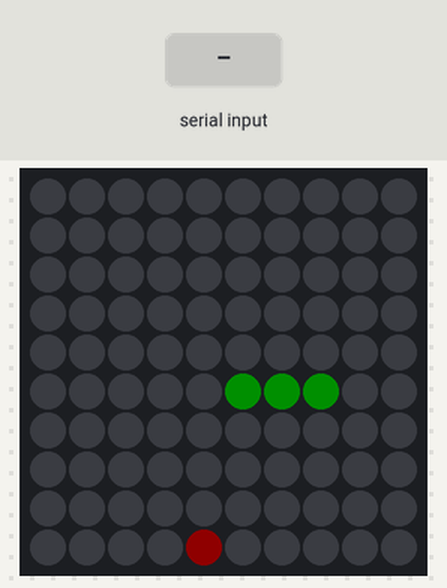
Bench run of a sketch on a simulated Arduino Uno, built with avr-gcc and run on an emulated ATmega328P. On the bench: 10×10 RGB LED matrix (first LED top left, wired row by row). Inputs (shaded band) come from the test bench. Dim RGB values are drawn brighter than linear; random numbers use the default seed unless the sketch sets one.

Above: at 0.8 s.
0.9 s: "e" received over Serial
At 5.05 s:
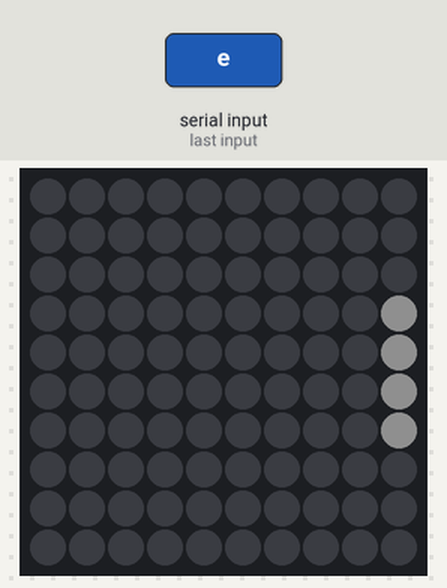
At 11.6 s:
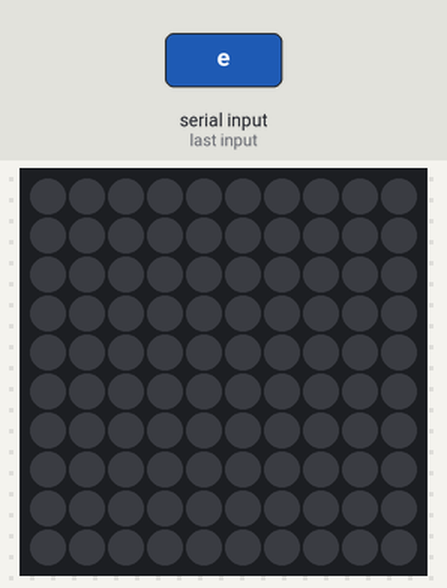
Timing chart, 0 to 12.9 s (numbered marks = the images above; inputs shaded):
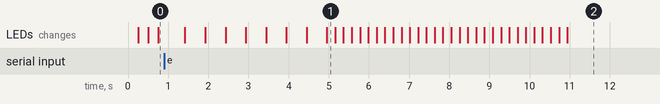

The sketch:

0_codigoPrincipal.ino
```cpp
/* Librería */
#include <Adafruit_NeoPixel.h>

/* Vabiables y constantes del tablero */
#define FIELD_WIDTH   10
#define FIELD_HEIGHT  10
const int NUMPIXELS = FIELD_WIDTH * FIELD_HEIGHT;
const int PIN = 6;
int tx = 1;
int rx = 0;
String inputString = "";

Adafruit_NeoPixel pixels = Adafruit_NeoPixel(NUMPIXELS, PIN, NEO_GRB + NEO_KHZ800);

/* Controles del juego */
#define  DIR_UP    1
#define  DIR_DOWN  2
#define  DIR_LEFT  3
#define  DIR_RIGHT 4

/* Botones del bluetooth */
#define  BTN_NONE  0
#define  BTN_UP    1
#define  BTN_DOWN  2
#define  BTN_LEFT  3
#define  BTN_RIGHT 4
#define  BTN_EXIT  5
#define  BTN_START 6

/* Leer direcciones */
uint8_t curControl = BTN_NONE;

void readInput() {
  if (Serial.available()) {
    while (Serial.available()) {
      char inChar = Serial.read();
      inputString += inChar;
    }
    if (inputString == "u") {
      curControl = BTN_UP;
    }
    else if (inputString == "d") {
      curControl = BTN_DOWN;
    }
    else if (inputString == "l") {
      curControl = BTN_LEFT;
    }
    else if (inputString == "r") {
      curControl = BTN_RIGHT;
    }
    else if (inputString == "e") {
      curControl = BTN_EXIT;
    }
    else if (inputString == "s") {
      curControl = BTN_START;
    }
    inputString = "";
  }
}


/* Pintado de pixeles */
int pos = 0;//Posicion real en numeros de pixeles

void setTablePixel(int x, int y, int r, int g, int b) {
  if (y % 2 == 0) {
    pos = y * FIELD_WIDTH + x;
  } else {
    pos = y * FIELD_WIDTH + ((FIELD_WIDTH - 1) - x);
  }
  pixels.setPixelColor(pos, pixels.Color(r, g, b));
}

void clearTablePixels() {
  for (int i = 0; i < NUMPIXELS; i++) {
    pixels.setPixelColor(i, pixels.Color(0, 0, 0));
  }
}

/* Funciones iniciales */
void setup() {
  Serial.begin(9600);
  randomSeed(analogRead(0));
  pinMode(tx, OUTPUT);
  pinMode(rx, INPUT);
  pixels.begin();
  pixels.show();
  runSnake();
}

void loop() {}
```

1_snakeGame.ino
```cpp
/* Vabiables y constantes iniciales del juego */
int curLength;//Longitud de la serpiente
int xs[100];//Matriz que contiene todos los segmentos de la serpiente, su máxima longitud es el tamaño de la matriz
int ys[100];//xs es su posición en x, ys es su posición en y
int dir;//Dirección actual de la serpiente
int ax = 0;//Posición en x de la manzana
int ay = 0;//Posición en y de la manzana

boolean snakeGameOver;

/* Detección de colisiones */
boolean collide(int x1, int x2, int y1, int y2) {
  if ((x1 == x2) && (y1 == y2)) {
    return true;
  }
  else {
    return false;
  }
}

/* Morir */
void die() {
  snakeGameOver = true;
}

/* Direcciones */
void setDirection() {
  switch (curControl) {
    case BTN_LEFT:
      if (dir == DIR_RIGHT) {
        break;
      } else {
        dir = DIR_LEFT;
        break;
      }
    case BTN_RIGHT:
      if (dir == DIR_LEFT) {
        break;
      } else {
        dir = DIR_RIGHT;
        break;
      }
    case BTN_DOWN:
      if (dir == DIR_UP) {
        break;
      } else {
        dir = DIR_DOWN;
        break;
      }
    case BTN_UP:
      if (dir == DIR_DOWN) {
        break;
      } else {
        dir = DIR_UP;
        break;
      }
  }
}


void snakeInit() {
  //Posición, dirección y variables iniciales de la serpiente
  curLength = 3;
  xs[0] = 3; xs[1] = 2; xs[2] = 1;
  ys[0] = FIELD_HEIGHT / 2; ys[1] = FIELD_HEIGHT / 2; ys[2] = FIELD_HEIGHT / 2;
  dir = DIR_RIGHT;
  //Crear manzana en una posición aleatoria
  ax = random(FIELD_WIDTH);
  ay = random(FIELD_HEIGHT);

  snakeGameOver = false;
}

void runSnake() {
  snakeInit();
  unsigned long prevUpdateTime = 0;
  boolean snakeRunning = true;
  while (snakeRunning) {
    //Revisar colisión de la serpiente consigo misma
    int i = curLength - 1;
    while (i >= 4) {
      if (collide(xs[0], xs[i], ys[0], ys[i])) {
        die();
      }
      i = i - 1;
    }

    if (snakeGameOver) {
      clearTablePixels();
      pixels.show();
      snakeRunning = false;
      snakeGameOverAnim(snakeRunning);
      break;
    }

    //Revisar colisión de la serpiente con la manzana
    if (collide(xs[0], ax, ys[0], ay)) {
      //Incrementar longitud de la serpiente
      curLength = curLength + 1;
      //Nuevo segmento de la serpiente con posición temporal
      xs[curLength - 1] = 255;
      ys[curLength - 1] = 255;

      //Crear otra manzana en una posición aleatoria
      ax = random(FIELD_WIDTH);
      ay = random(FIELD_HEIGHT);

      //Asegurarse de que la manzana no se genere dentro del cuerpo de la serpiente
      int i = curLength - 1;
      for (int i = 0; i < curLength; i++) {
        if (collide(ax, xs[i], ay, ys[i])) {
          ax = random(FIELD_WIDTH);
          ay = random(FIELD_HEIGHT);
          i = 0;
        }
      }
    }

    //Desfasar los segmentos del cuerpo de la serpiente
    i = curLength - 1;
    while (i >= 1) {
      xs[i] = xs[i - 1];
      ys[i] = ys[i - 1];
      i = i - 1;
    }

    //Determinar nueva direción de la cabeza de la serpiente
    if (dir == DIR_RIGHT) {          //Derecha
      xs[0] = xs[0] + 1;
    }
    else if (dir == DIR_LEFT) {      //Izquierda
      xs[0] = xs[0] - 1;
    }
    else if (dir == DIR_UP) {        //Arriba
      ys[0] = ys[0] - 1;
    }
    else {                           //Abajo
      ys[0] = ys[0] + 1;
    }

    //Revisar si la serpiente sale de los bordes del tablero
    if ((xs[0] < 0) || (xs[0] >= FIELD_WIDTH) || (ys[0] < 0) || (ys[0] >= FIELD_HEIGHT)) {
      if (xs[0] < 0) {
        xs[0] = FIELD_WIDTH - 1;
      }
      else if (xs[0] >= FIELD_WIDTH) {
        xs[0] = 0;
      }
      else if (ys[0] < 0) {
        ys[0] = FIELD_HEIGHT - 1;
      }
      else if (ys[0] >= FIELD_HEIGHT) {
        ys[0] = 0;
      }
    }

    clearTablePixels();

    //Dibujar la manzana
    setTablePixel (ax, ay, 15, 0, 0);

    //Dibujar la serpiente
    for (int i = 0; i < curLength; i++) {
      setTablePixel(xs[i], ys[i], 0, 15, 0);
    }

    pixels.show();

    //Revisar dirección de la serpiente mientras se espera otra dirección
    unsigned long curTime;
    do {
      readInput();
      if (curControl == BTN_EXIT) {
        die();
        break;
      }
      if (curControl != BTN_NONE) { //Solo se puede cambiar de dirección una vez
        setDirection();
      }
      curTime = millis();
    }
    while ((curTime - prevUpdateTime) < 250); //Luego de 250ms la serpiente se mueve
    prevUpdateTime = curTime;
  }
}
```

2_pongGame.ino
```cpp
/* Vabiables y constantes iniciales del juego */
int posPlayerIzq;
int posPlayerDer;

void setPosition() {
  switch (curControl) {
    case BTN_LEFT:
      break;
    case BTN_RIGHT:
      break;
    case BTN_DOWN:
      if (posPlayerIzq == (FIELD_HEIGHT - 2))
        break;
      else {
        ++posPlayerIzq;
        break;
      }
    case BTN_UP:
      if (posPlayerIzq == 1)
        break;
      else {
        --posPlayerIzq;
        break;
      }
  }
}


void pongInit() {
  posPlayerIzq = FIELD_HEIGHT / 2;
  posPlayerDer = FIELD_HEIGHT / 2;
}

void runPong() {
  pongInit();

  unsigned long prevUpdateTime = 0;
  boolean pongRunning = true;
  while (pongRunning) {


    //Dibujar el jugador de la izquierda
    for (int i = posPlayerIzq - 1; i <= posPlayerIzq + 1; i++) {
      setTablePixel(0, i, 0, 0, 15);
    }

    //Dibujar el jugador de la derecha
    for (int  i = posPlayerDer - 1; i <= posPlayerDer + 1; i++) {
      setTablePixel((FIELD_WIDTH - 1), i, 15, 0, 0);
    }

    unsigned long curTime;
    do {
      readInput();
      if (curControl == BTN_EXIT) {
        pongRunning = false;
        break;
      }
      if (curControl != BTN_NONE) { //Can only change direction once per loop
        setPosition();
      }
      curTime = millis();
    }
    while ((curTime - prevUpdateTime) < 250); //Once enough time  has passed, proceed. The lower this number, the faster the game is
    prevUpdateTime = curTime;
  }
}
```

Source omitted: 3_gameOver.ino (33734 bytes)
